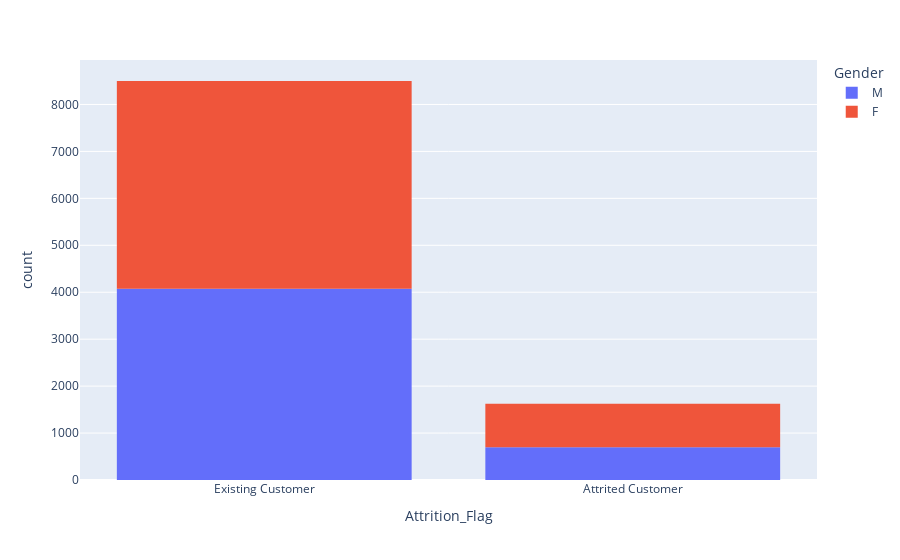

Notebook code for this chart:
### Code cell
# Exploratory data analysis using Plotly
fig = px.histogram(df, x='Attrition_Flag', color='Gender')
fig.show()

### Figure 1 — Plotly figure (JSON) as saved in the notebook; plotly's stock layout.template omitted (floating-point values rounded to 4 significant figures; data arrays with more than 128 entries replaced by an {"elided": "..."} marker saying what was removed)
{"data": [{"alignmentgroup": "True", "bingroup": "x", "hovertemplate": "Gender=M<br>Attrition_Flag=%{x}<br>count=%{y}<extra></extra>", "legendgroup": "M", "marker": {"color": "#636efa", "pattern": {"shape": ""}}, "name": "M", "offsetgroup": "M", "orientation": "v", "showlegend": true, "type": "histogram", "x": {"elided": "4769 str values"}, "xaxis": "x", "yaxis": "y"}, {"alignmentgroup": "True", "bingroup": "x", "hovertemplate": "Gender=F<br>Attrition_Flag=%{x}<br>count=%{y}<extra></extra>", "legendgroup": "F", "marker": {"color": "#EF553B", "pattern": {"shape": ""}}, "name": "F", "offsetgroup": "F", "orientation": "v", "showlegend": true, "type": "histogram", "x": {"elided": "5358 str values"}, "xaxis": "x", "yaxis": "y"}], "layout": {"barmode": "relative", "legend": {"title": {"text": "Gender"}, "tracegroupgap": 0}, "margin": {"t": 60}, "xaxis": {"anchor": "y", "domain": [0, 1], "title": {"text": "Attrition_Flag"}}, "yaxis": {"anchor": "x", "domain": [0, 1], "title": {"text": "count"}}}}
